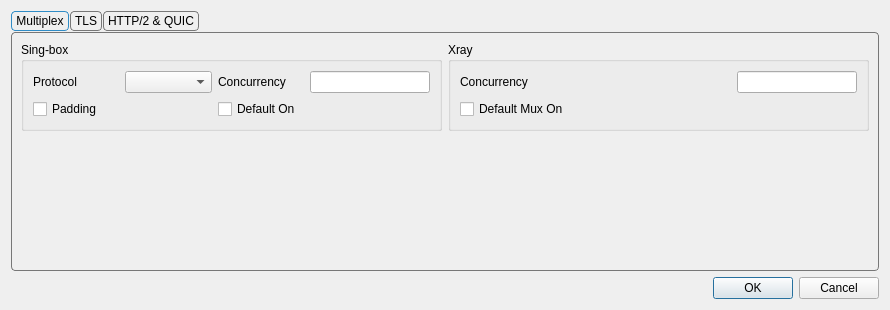
<?xml version="1.0" encoding="UTF-8"?>
<ui version="4.0">
 <class>DialogPresetSettings</class>
 <widget class="QDialog" name="DialogPresetSettings">
  <property name="geometry">
   <rect>
    <x>0</x>
    <y>0</y>
    <width>890</width>
    <height>310</height>
   </rect>
  </property>
  <property name="windowTitle">
   <string>Preset Settings</string>
  </property>
  <layout class="QVBoxLayout" name="verticalLayout">
   <item>
    <widget class="QTabWidget" name="tabWidget">
     <property name="styleSheet">
      <string notr="true">QTabWidget::pane {
    margin-top: 1px;
    border: 1px solid #777777;
    border-radius: 4px;
}

QTabBar {
    background: transparent;
    qproperty-drawBase: 0;
}

QTabBar::tab {
    border: 1px solid #777777;
    border-radius: 4px;

    padding: 2px 4px;
    margin-right: 1px;
}

QTabBar::tab:selected {
    border: 1px solid palette(highlight);
}

QTabBar::tab:!selected {
    border: 1px solid #777777;
}

QTabBar::tab:hover:!selected {
    border: 1px solid #777777;
}</string>
     </property>
     <property name="tabShape">
      <enum>QTabWidget::TabShape::Rounded</enum>
     </property>
     <property name="currentIndex">
      <number>0</number>
     </property>
     <widget class="QWidget" name="tab_mux">
      <attribute name="title">
       <string>Multiplex</string>
      </attribute>
      <layout class="QVBoxLayout" name="verticalLayout_mux">
       <item>
        <layout class="QHBoxLayout" name="horizontalLayout_mux">
         <item>
          <widget class="QGroupBox" name="mux_singbox_box">
           <property name="title">
            <string notr="true">Sing-box</string>
           </property>
           <layout class="QGridLayout" name="gridLayout_mux_singbox">
            <item row="0" column="0">
             <widget class="QLabel" name="mux_protocol_l">
              <property name="text">
               <string>Protocol</string>
              </property>
             </widget>
            </item>
            <item row="0" column="1">
             <widget class="QComboBox" name="mux_protocol"/>
            </item>
            <item row="0" column="2">
             <widget class="QLabel" name="mux_concurrency_l">
              <property name="text">
               <string>Concurrency</string>
              </property>
             </widget>
            </item>
            <item row="0" column="3">
             <widget class="QLineEdit" name="mux_concurrency">
              <property name="maximumSize">
               <size>
                <width>120</width>
                <height>16777215</height>
               </size>
              </property>
             </widget>
            </item>
            <item row="1" column="0" colspan="2">
             <widget class="QCheckBox" name="mux_padding">
              <property name="text">
               <string notr="true">Padding</string>
              </property>
             </widget>
            </item>
            <item row="1" column="2" colspan="2">
             <widget class="QCheckBox" name="mux_default_on">
              <property name="text">
               <string>Default On</string>
              </property>
             </widget>
            </item>
           </layout>
          </widget>
         </item>
         <item>
          <widget class="QGroupBox" name="mux_xray_box">
           <property name="title">
            <string notr="true">Xray</string>
           </property>
           <layout class="QGridLayout" name="gridLayout_mux_xray">
            <item row="0" column="0">
             <widget class="QLabel" name="xray_mux_concurrency_l">
              <property name="text">
               <string>Concurrency</string>
              </property>
             </widget>
            </item>
            <item row="0" column="1">
             <widget class="QLineEdit" name="xray_mux_concurrency">
              <property name="maximumSize">
               <size>
                <width>120</width>
                <height>16777215</height>
               </size>
              </property>
             </widget>
            </item>
            <item row="1" column="0" colspan="2">
             <widget class="QCheckBox" name="xray_default_mux">
              <property name="text">
               <string>Default Mux On</string>
              </property>
             </widget>
            </item>
           </layout>
          </widget>
         </item>
        </layout>
       </item>
       <item>
        <spacer name="verticalSpacer_mux">
         <property name="orientation">
          <enum>Qt::Orientation::Vertical</enum>
         </property>
         <property name="sizeHint" stdset="0">
          <size>
           <width>20</width>
           <height>0</height>
          </size>
         </property>
        </spacer>
       </item>
      </layout>
     </widget>
     <widget class="QWidget" name="tab_tls">
      <attribute name="title">
       <string notr="true">TLS</string>
      </attribute>
      <layout class="QVBoxLayout" name="verticalLayout_tls">
       <item>
        <widget class="QGroupBox" name="tls_fragment_box">
         <property name="title">
          <string>TLS Fragment</string>
         </property>
         <layout class="QGridLayout" name="gridLayout_tls_fragment">
          <item row="0" column="0">
           <widget class="QLabel" name="fragment_implementation_l">
            <property name="text">
             <string>Implementation</string>
            </property>
           </widget>
          </item>
          <item row="0" column="1">
           <widget class="QComboBox" name="fragment_implementation">
            <property name="toolTip">
             <string>&lt;html&gt;&lt;head/&gt;&lt;body&gt;&lt;p&gt;Which TLS fragmentation implementation profiles use: built-in (sing-box tls.fragment) or custom (Hiddify dialer-level ClientHello fragmentation).&lt;/p&gt;&lt;/body&gt;&lt;/html&gt;</string>
            </property>
           </widget>
          </item>
          <item row="0" column="2">
           <widget class="QLabel" name="fragment_size_l">
            <property name="text">
             <string>Size</string>
            </property>
           </widget>
          </item>
          <item row="0" column="3">
           <widget class="QLineEdit" name="fragment_size">
            <property name="maximumSize">
             <size>
              <width>80</width>
              <height>16777215</height>
             </size>
            </property>
            <property name="toolTip">
             <string>&lt;html&gt;&lt;head/&gt;&lt;body&gt;&lt;p&gt;Custom implementation only: bytes per ClientHello fragment, as a range min-max (e.g. 10-100).&lt;/p&gt;&lt;/body&gt;&lt;/html&gt;</string>
            </property>
           </widget>
          </item>
          <item row="0" column="4">
           <widget class="QLabel" name="fragment_sleep_l">
            <property name="text">
             <string>Sleep</string>
            </property>
           </widget>
          </item>
          <item row="0" column="5">
           <widget class="QLineEdit" name="fragment_sleep">
            <property name="maximumSize">
             <size>
              <width>80</width>
              <height>16777215</height>
             </size>
            </property>
            <property name="toolTip">
             <string>&lt;html&gt;&lt;head/&gt;&lt;body&gt;&lt;p&gt;Custom implementation only: milliseconds to sleep between fragment bursts, as a range min-max (e.g. 2-5).&lt;/p&gt;&lt;/body&gt;&lt;/html&gt;</string>
            </property>
           </widget>
          </item>
          <item row="1" column="0" colspan="6">
           <widget class="QCheckBox" name="fragment_default_on">
            <property name="toolTip">
             <string>&lt;html&gt;&lt;head/&gt;&lt;body&gt;&lt;p&gt;Fragment profiles whose Fragment setting is left on &amp;quot;Keep Default&amp;quot;.&lt;/p&gt;&lt;/body&gt;&lt;/html&gt;</string>
            </property>
            <property name="text">
             <string>Default On</string>
            </property>
           </widget>
          </item>
         </layout>
        </widget>
       </item>
       <item>
        <layout class="QHBoxLayout" name="horizontalLayout_tls">
         <item>
          <widget class="QGroupBox" name="tls_tricks_box">
           <property name="title">
            <string>TLS Tricks</string>
           </property>
           <layout class="QVBoxLayout" name="verticalLayout_tls_tricks">
            <item>
             <widget class="QCheckBox" name="tls_tricks_default_on">
              <property name="toolTip">
               <string>&lt;html&gt;&lt;head/&gt;&lt;body&gt;&lt;p&gt;Enable mixed-case SNI for profiles whose TLS Tricks setting is left on &amp;quot;Keep Default&amp;quot;.&lt;/p&gt;&lt;/body&gt;&lt;/html&gt;</string>
              </property>
              <property name="text">
               <string>Default On</string>
              </property>
             </widget>
            </item>
           </layout>
          </widget>
         </item>
         <item>
          <widget class="QGroupBox" name="utls_box">
           <property name="title">
            <string notr="true">uTLS</string>
           </property>
           <layout class="QHBoxLayout" name="horizontalLayout_utls">
            <item>
             <widget class="QLabel" name="utlsFingerprint_l">
              <property name="text">
               <string>Default Fingerprint</string>
              </property>
             </widget>
            </item>
            <item>
             <widget class="QComboBox" name="utlsFingerprint">
              <property name="editable">
               <bool>true</bool>
              </property>
             </widget>
            </item>
           </layout>
          </widget>
         </item>
        </layout>
       </item>
       <item>
        <spacer name="verticalSpacer_tls">
         <property name="orientation">
          <enum>Qt::Orientation::Vertical</enum>
         </property>
         <property name="sizeHint" stdset="0">
          <size>
           <width>20</width>
           <height>0</height>
          </size>
         </property>
        </spacer>
       </item>
      </layout>
     </widget>
     <widget class="QWidget" name="tab_h2_quic">
      <attribute name="title">
       <string>HTTP/2 &amp;&amp; QUIC</string>
      </attribute>
      <layout class="QVBoxLayout" name="verticalLayout_h2_quic">
       <item>
        <widget class="QLabel" name="h2_note">
         <property name="text">
          <string>HTTP/2 parameters also apply to Hysteria, Hysteria2 and TUIC. Empty keeps the core's default.</string>
         </property>
         <property name="wordWrap">
          <bool>true</bool>
         </property>
        </widget>
       </item>
       <item>
        <widget class="QGroupBox" name="h2_box">
         <property name="title">
          <string>HTTP/2 Parameters</string>
         </property>
         <layout class="QGridLayout" name="gridLayout_h2">
          <item row="0" column="0">
           <widget class="QLabel" name="h2_idle_timeout_l">
            <property name="text">
             <string>Idle Timeout</string>
            </property>
           </widget>
          </item>
          <item row="0" column="1">
           <widget class="QLineEdit" name="h2_idle_timeout">
            <property name="maximumSize">
             <size>
              <width>120</width>
              <height>16777215</height>
             </size>
            </property>
            <property name="placeholderText">
             <string notr="true">30s</string>
            </property>
           </widget>
          </item>
          <item row="0" column="2">
           <widget class="QLabel" name="h2_keep_alive_period_l">
            <property name="text">
             <string>Keep Alive Period</string>
            </property>
           </widget>
          </item>
          <item row="0" column="3">
           <widget class="QLineEdit" name="h2_keep_alive_period">
            <property name="maximumSize">
             <size>
              <width>120</width>
              <height>16777215</height>
             </size>
            </property>
            <property name="placeholderText">
             <string notr="true">15s</string>
            </property>
           </widget>
          </item>
          <item row="1" column="0">
           <widget class="QLabel" name="h2_stream_receive_window_l">
            <property name="text">
             <string>Stream Receive Window</string>
            </property>
           </widget>
          </item>
          <item row="1" column="1">
           <widget class="QLineEdit" name="h2_stream_receive_window">
            <property name="maximumSize">
             <size>
              <width>120</width>
              <height>16777215</height>
             </size>
            </property>
            <property name="placeholderText">
             <string notr="true">8 MB</string>
            </property>
           </widget>
          </item>
          <item row="1" column="2">
           <widget class="QLabel" name="h2_connection_receive_window_l">
            <property name="text">
             <string>Connection Receive Window</string>
            </property>
           </widget>
          </item>
          <item row="1" column="3">
           <widget class="QLineEdit" name="h2_connection_receive_window">
            <property name="maximumSize">
             <size>
              <width>120</width>
              <height>16777215</height>
             </size>
            </property>
            <property name="placeholderText">
             <string notr="true">64 MB</string>
            </property>
           </widget>
          </item>
          <item row="2" column="0">
           <widget class="QLabel" name="h2_max_concurrent_streams_l">
            <property name="text">
             <string>Max Concurrent Streams</string>
            </property>
           </widget>
          </item>
          <item row="2" column="1">
           <widget class="QLineEdit" name="h2_max_concurrent_streams">
            <property name="maximumSize">
             <size>
              <width>120</width>
              <height>16777215</height>
             </size>
            </property>
           </widget>
          </item>
         </layout>
        </widget>
       </item>
       <item>
        <widget class="QGroupBox" name="quic_box">
         <property name="title">
          <string>QUIC Parameters</string>
         </property>
         <layout class="QGridLayout" name="gridLayout_quic">
          <item row="0" column="0">
           <widget class="QLabel" name="quic_initial_packet_size_l">
            <property name="text">
             <string>Initial Packet Size</string>
            </property>
           </widget>
          </item>
          <item row="0" column="1">
           <widget class="QLineEdit" name="quic_initial_packet_size">
            <property name="maximumSize">
             <size>
              <width>120</width>
              <height>16777215</height>
             </size>
            </property>
           </widget>
          </item>
          <item row="0" column="2">
           <widget class="QCheckBox" name="quic_disable_path_mtu_discovery">
            <property name="text">
             <string>Disable Path MTU Discovery</string>
            </property>
           </widget>
          </item>
         </layout>
        </widget>
       </item>
       <item>
        <spacer name="verticalSpacer_h2_quic">
         <property name="orientation">
          <enum>Qt::Orientation::Vertical</enum>
         </property>
         <property name="sizeHint" stdset="0">
          <size>
           <width>20</width>
           <height>0</height>
          </size>
         </property>
        </spacer>
       </item>
      </layout>
     </widget>
    </widget>
   </item>
   <item>
    <widget class="QDialogButtonBox" name="buttonBox">
     <property name="orientation">
      <enum>Qt::Orientation::Horizontal</enum>
     </property>
     <property name="standardButtons">
      <set>QDialogButtonBox::StandardButton::Cancel|QDialogButtonBox::StandardButton::Ok</set>
     </property>
    </widget>
   </item>
  </layout>
 </widget>
 <resources/>
 <connections>
  <connection>
   <sender>buttonBox</sender>
   <signal>accepted()</signal>
   <receiver>DialogPresetSettings</receiver>
   <slot>accept()</slot>
   <hints>
    <hint type="sourcelabel">
     <x>248</x>
     <y>254</y>
    </hint>
    <hint type="destinationlabel">
     <x>157</x>
     <y>274</y>
    </hint>
   </hints>
  </connection>
  <connection>
   <sender>buttonBox</sender>
   <signal>rejected()</signal>
   <receiver>DialogPresetSettings</receiver>
   <slot>reject()</slot>
   <hints>
    <hint type="sourcelabel">
     <x>316</x>
     <y>260</y>
    </hint>
    <hint type="destinationlabel">
     <x>286</x>
     <y>274</y>
    </hint>
   </hints>
  </connection>
 </connections>
</ui>
